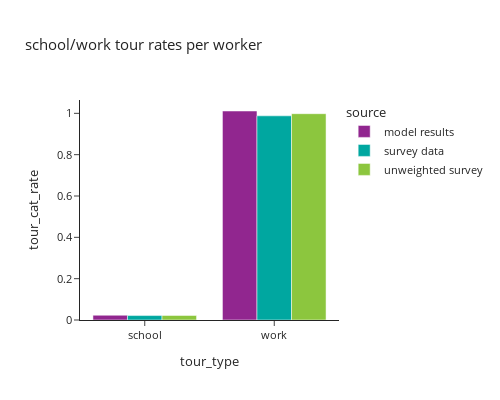
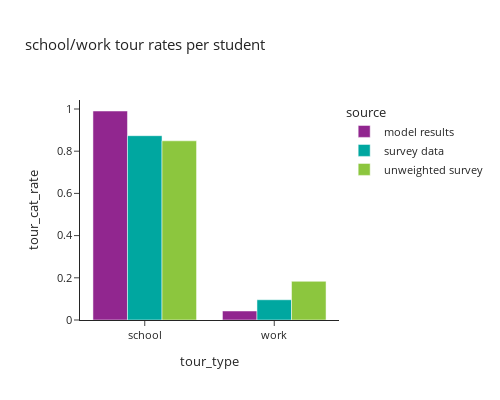

Here is the notebook cell these charts were saved with, in order:
### Code cell
# worker tour rates
df_plot = w_tour_data.groupby(['source','tour_type'])[['trip_weight_2017_2019']].sum().reset_index(). \
    merge(df_worker_count, how='left', on='source')
df_plot['tour_cat_rate'] = df_plot['trip_weight_2017_2019']/df_plot['hh_weight_2017_2019']

fig = px.bar(df_plot, x="tour_type", y="tour_cat_rate", color="source",barmode="group",
             title="school/work tour rates per worker")
fig.update_layout(height=400, width=500)
fig.show()

df_plot = s_tour_data.groupby(['source','tour_type'])[['trip_weight_2017_2019']].sum().reset_index(). \
    merge(df_student_count, how='left', on='source')
df_plot['tour_cat_rate'] = df_plot['trip_weight_2017_2019']/df_plot['hh_weight_2017_2019']

fig = px.bar(df_plot, x="tour_type", y="tour_cat_rate", color="source",barmode="group",
             title="school/work tour rates per student")
fig.update_layout(height=400, width=500)
fig.show()

### Figure 1 — Plotly figure (JSON) as saved in the notebook; plotly's stock layout.template omitted (floating-point values rounded to 4 significant figures)
{"data": [{"alignmentgroup": "True", "hovertemplate": "source=model results<br>tour_type=%{x}<br>tour_cat_rate=%{y}<extra></extra>", "legendgroup": "model results", "marker": {"color": "#91268F", "pattern": {"shape": ""}}, "name": "model results", "offsetgroup": "model results", "orientation": "v", "showlegend": true, "textposition": "auto", "type": "bar", "x": ["school", "work"], "xaxis": "x", "y": [0.02301, 1.011], "yaxis": "y"}, {"alignmentgroup": "True", "hovertemplate": "source=survey data<br>tour_type=%{x}<br>tour_cat_rate=%{y}<extra></extra>", "legendgroup": "survey data", "marker": {"color": "#00A7A0", "pattern": {"shape": ""}}, "name": "survey data", "offsetgroup": "survey data", "orientation": "v", "showlegend": true, "textposition": "auto", "type": "bar", "x": ["school", "work"], "xaxis": "x", "y": [0.02146, 0.988], "yaxis": "y"}, {"alignmentgroup": "True", "hovertemplate": "source=unweighted survey<br>tour_type=%{x}<br>tour_cat_rate=%{y}<extra></extra>", "legendgroup": "unweighted survey", "marker": {"color": "#8CC63E", "pattern": {"shape": ""}}, "name": "unweighted survey", "offsetgroup": "unweighted survey", "orientation": "v", "showlegend": true, "textposition": "auto", "type": "bar", "x": ["school", "work"], "xaxis": "x", "y": [0.02213, 0.9983], "yaxis": "y"}], "layout": {"barmode": "group", "height": 400, "legend": {"title": {"text": "source"}, "tracegroupgap": 0}, "title": {"text": "school/work tour rates per worker"}, "width": 500, "xaxis": {"anchor": "y", "domain": [0.0, 1.0], "title": {"text": "tour_type"}}, "yaxis": {"anchor": "x", "domain": [0.0, 1.0], "title": {"text": "tour_cat_rate"}}}}

### Figure 2 — Plotly figure (JSON) as saved in the notebook; plotly's stock layout.template omitted (floating-point values rounded to 4 significant figures)
{"data": [{"alignmentgroup": "True", "hovertemplate": "source=model results<br>tour_type=%{x}<br>tour_cat_rate=%{y}<extra></extra>", "legendgroup": "model results", "marker": {"color": "#91268F", "pattern": {"shape": ""}}, "name": "model results", "offsetgroup": "model results", "orientation": "v", "showlegend": true, "textposition": "auto", "type": "bar", "x": ["school", "work"], "xaxis": "x", "y": [0.9905, 0.04275], "yaxis": "y"}, {"alignmentgroup": "True", "hovertemplate": "source=survey data<br>tour_type=%{x}<br>tour_cat_rate=%{y}<extra></extra>", "legendgroup": "survey data", "marker": {"color": "#00A7A0", "pattern": {"shape": ""}}, "name": "survey data", "offsetgroup": "survey data", "orientation": "v", "showlegend": true, "textposition": "auto", "type": "bar", "x": ["school", "work"], "xaxis": "x", "y": [0.8735, 0.09595], "yaxis": "y"}, {"alignmentgroup": "True", "hovertemplate": "source=unweighted survey<br>tour_type=%{x}<br>tour_cat_rate=%{y}<extra></extra>", "legendgroup": "unweighted survey", "marker": {"color": "#8CC63E", "pattern": {"shape": ""}}, "name": "unweighted survey", "offsetgroup": "unweighted survey", "orientation": "v", "showlegend": true, "textposition": "auto", "type": "bar", "x": ["school", "work"], "xaxis": "x", "y": [0.8492, 0.1834], "yaxis": "y"}], "layout": {"barmode": "group", "height": 400, "legend": {"title": {"text": "source"}, "tracegroupgap": 0}, "title": {"text": "school/work tour rates per student"}, "width": 500, "xaxis": {"anchor": "y", "domain": [0.0, 1.0], "title": {"text": "tour_type"}}, "yaxis": {"anchor": "x", "domain": [0.0, 1.0], "title": {"text": "tour_cat_rate"}}}}
